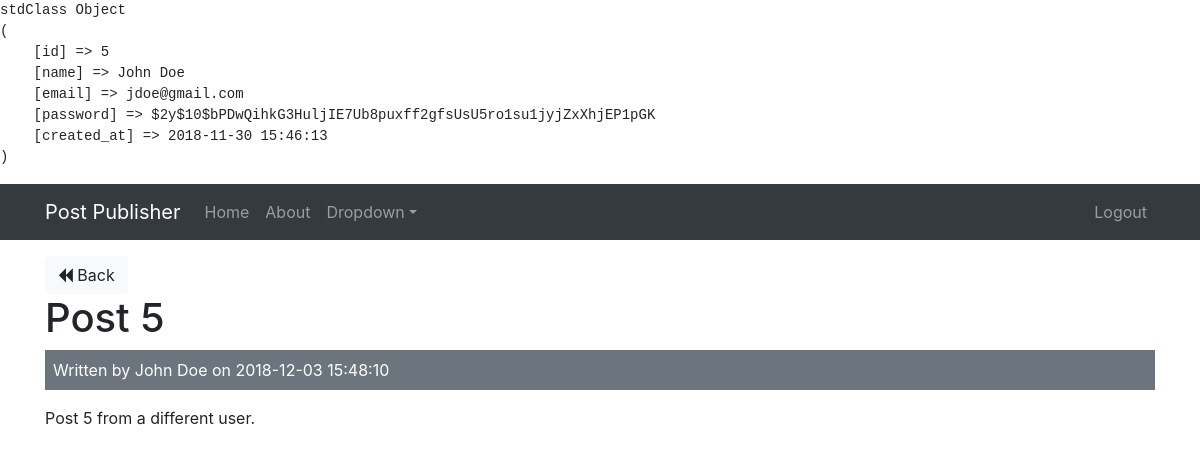
The page /post-publisher/public/?url=posts/show/5 (signed in) on the database its author committed.
### tables this page shows
CREATE TABLE posts(id INTEGER PRIMARY KEY AUTOINCREMENT, user_id INTEGER, name VARCHAR(255), title VARCHAR(255), body TEXT, created_at DATETIME DEFAULT CURRENT_TIMESTAMP);

CREATE TABLE users(id INTEGER PRIMARY KEY AUTOINCREMENT, name VARCHAR(255), email VARCHAR(255), password VARCHAR(255), created_at DATETIME DEFAULT CURRENT_TIMESTAMP);

### app/controllers/PostsController.php (called while the page is built, shortened)
<?php
class PostsController extends BaseController
{
    public function __construct()
    {
        $this->postModel = $this->model('Post');
        $this->userModel = $this->model('User');
    }
    public function show($id) {
        $post = $this->postModel->getPostById($id);
        $user = $this->userModel->getUserById($post->user_id);
        $data = [
            'post' => $post,
            'user' => $user
        ];
        $this->view('posts/show', $data);
    }
}

### public/index.php (called while the page is built, shortened)
<?php
$init = new CoreController();

### app/libraries/DatabaseController.php (called while the page is built, shortened)
<?php
class DatabaseController
{
    private $dbname = DB_NAME;
    private $dbh;
    private $stmt;
    public function __construct()
    {
        $dsn = 'sqlite:' . $this->dbname;
        try
        {
            $this->dbh = new PDO($dsn);
            $this->dbh->setAttribute(PDO::ATTR_ERRMODE, PDO::ERRMODE_EXCEPTION);
            $this->dbh->setAttribute(PDO::ATTR_DEFAULT_FETCH_MODE, PDO::FETCH_OBJ);
        } catch(PDOException $e) {
            $this->error = $e->getMessage();
            echo $this->error;
        }
    }
    public function query($sql)
    {
        $this->stmt = $this->dbh->prepare($sql);
    }
    public function bind($param, $value, $type = null)
    {
        if(is_null($type))
        {
            switch(true)
            {
                default:
                    $type = PDO::PARAM_STR;
            }
        }
        $this->stmt->bindValue($param, $value, $type);
    }
    public function execute()
    {
        return $this->stmt->execute();
    }
    public function single()
    {
        $this->execute();
        return $this->stmt->fetch(PDO::FETCH_OBJ);
    }
}

### app/models/Post.php (called while the page is built, shortened)
<?php
class Post
{
    private $db;
    public function __construct()
    {
        $this->db = new DatabaseController();
    }
    public function getPostById($id) {
        $this->db->query('SELECT * FROM posts WHERE id = :id');
        $this->db->bind(':id', $id);
        $row = $this->db->single();
        return $row;
    }
}

### app/views/posts/show.php (the view, shortened to what this page needs)
<?php require APPROOT . "/views/inc/header.php"; ?>
<a href="<?php echo URLROOT; ?>/?url=posts" class="btn btn-light">
    <i class="fa fa-backward"></i> Back</a>
<br>
<h1><?php echo $data['post']->title; ?></h1>
<div class="bg-secondary text-white p-2 mb-3">
    Written by <?php echo $data['user']->name; ?> on <?php echo $data['post']->created_at; ?>
</div>
<p><?php echo $data['post']->body; ?></p>
<?php require APPROOT . "/views/inc/footer.php"; ?>

### rows shown on the page
posts: title "Post 5", created_at "2018-12-03 15:48:10", body "Post 5 from a different user."
users: name "John Doe"

### other values the page prints
SITENAME "Post Publisher"
